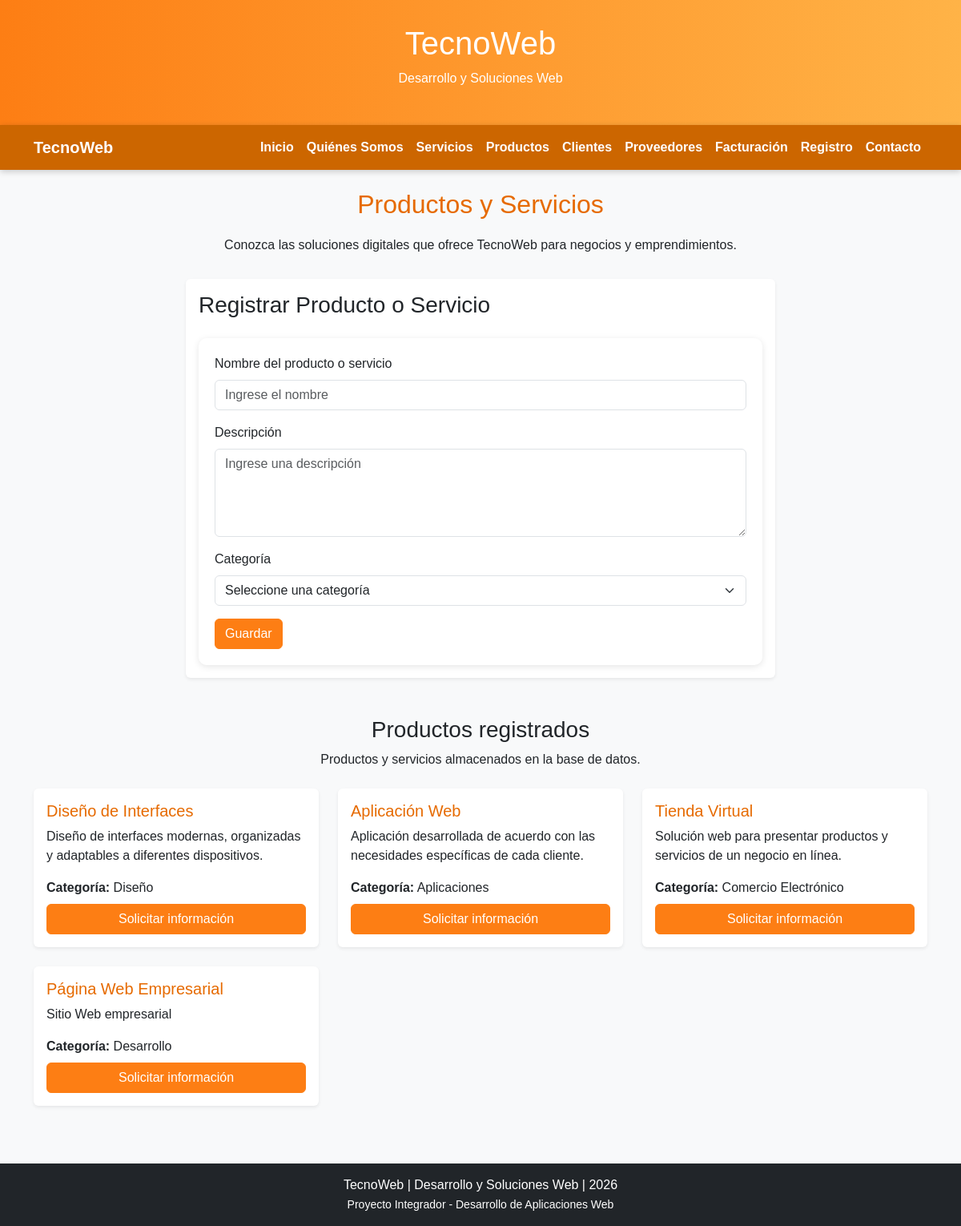
The page /productos on the database its author committed.
### tables this page shows
CREATE TABLE productos (
            id INTEGER PRIMARY KEY AUTOINCREMENT,
            nombre TEXT NOT NULL,
            descripcion TEXT NOT NULL,
            categoria TEXT NOT NULL
        );

### app.py (the view, shortened to what this page needs)
@app.route("/productos", methods=["GET", "POST"])
def productos():
    form = ProductoForm()
    conexion = conectar_bd()
    productos = conexion.execute(
        """
        SELECT
            id,
            nombre,
            descripcion,
            categoria
        FROM productos
        ORDER BY id DESC
        """
    ).fetchall()
    conexion.close()
    return render_template(
        "productos.html",
        productos=productos,
        form=form
    )

### forms/producto_form.py
class ProductoForm(FlaskForm):
    nombre = StringField(
        "Nombre del producto o servicio",
        validators=[
            DataRequired(message="El nombre es obligatorio."),
            Length(
                min=3,
                max=100,
                message="El nombre debe tener entre 3 y 100 caracteres."
            )
        ]
    )
    descripcion = TextAreaField(
        "Descripción",
        validators=[
            DataRequired(message="La descripción es obligatoria."),
            Length(
                min=10,
                max=300,
                message="La descripción debe tener entre 10 y 300 caracteres."
            )
        ]
    )
    categoria = SelectField(
        "Categoría",
        choices=[
            ("", "Seleccione una categoría"),
            ("Desarrollo", "Desarrollo"),
            ("Diseño", "Diseño"),
            ("Aplicaciones", "Aplicaciones")
        ],
        validators=[
            DataRequired(message="Debe seleccionar una categoría.")
        ]
    )
    submit = SubmitField("Guardar")

### app.py (called while the page is built)
def conectar_bd():
    conexion = sqlite3.connect("data/ferreteria.db")
    conexion.row_factory = sqlite3.Row
    return conexion

### templates/productos.html (shortened to what this page needs)
{% extends "base.html" %}
{% block content %}
<section class="mt-4">
    <div class="text-center mb-4">
        <h2>Productos y Servicios</h2>
        <p>
            Conozca las soluciones digitales que ofrece TecnoWeb
            para negocios y emprendimientos.
        </p>
    </div>
    <section class="mb-5">
        <div class="row">
            <div class="col-lg-8 mx-auto">
                <div class="card shadow-sm">
                    <div class="card-body">
                        <h3 class="mb-4">
                            Registrar Producto o Servicio
                        </h3>
                        <form method="POST">
                            <div class="mb-3">
                                {{ form.nombre.label(class="form-label") }}
                                {{ form.nombre(
                                    class="form-control",
                                    placeholder="Ingrese el nombre"
                                ) }}
                            </div>
                            <div class="mb-3">
                                {{ form.descripcion.label(class="form-label") }}
                                {{ form.descripcion(
                                    class="form-control",
                                    rows="4",
                                    placeholder="Ingrese una descripción"
                                ) }}
                            </div>
                            <div class="mb-3">
                                {{ form.categoria.label(class="form-label") }}
                                {{ form.categoria(
                                    class="form-select"
                                ) }}
                            </div>
                            <div>
                                {{ form.submit(
                                    class="btn btn-success"
                                ) }}
                            </div>
                        </form>
                    </div>
                </div>
            </div>
        </div>
    </section>
    <section>
        <div class="text-center mb-4">
            <h3>Productos registrados</h3>
            <p>
                Productos y servicios almacenados en la base de datos.
            </p>
        </div>
        <div class="row">
            {% for producto in productos %}
            <div class="col-md-6 col-lg-4 mb-4">
                <div class="card h-100 shadow-sm">
                    <div class="card-body d-flex flex-column">
                        <h5 class="card-title">
                            {{ producto.nombre }}
                        </h5>
                        <p class="card-text">
                            {{ producto.descripcion }}
                        </p>
                        <p class="mb-2">
                            <strong>Categoría:</strong>
                            {{ producto.categoria }}
                        </p>
                        <div class="mt-auto">
                            <a
                                href="{{ url_for('inicio') }}#registro"
                                class="btn btn-success w-100">
                                Solicitar información
                            </a>
                        </div>
                    </div>
                </div>
            </div>
            {% else %}
            <div class="col-12">
                <div class="alert alert-info text-center">
                    No hay productos registrados todavía.
                </div>
            </div>
            {% endfor %}
        </div>
    </section>
</section>
{% endblock %}

### templates/base.html (shortened to what this page needs)
<!DOCTYPE html>
<html lang="es">
<head>
    <link
        href="https://cdn.jsdelivr.net/npm/bootstrap@5.3.3/dist/css/bootstrap.min.css"
        rel="stylesheet">
    <link
        rel="stylesheet"
        href="{{ url_for('static', filename='css/style.css') }}">
</head>
<body>
    <header>
        <h1>TecnoWeb</h1>
        <p>
            Desarrollo y Soluciones Web
        </p>
    </header>
    {% include "components/navbar.html" %}
    <main class="container">
        {% block content %}
        {% endblock %}
    </main>
    {% include "components/footer.html" %}
</body>
</html>

### templates/components/navbar.html (shortened to what this page needs)
<nav class="navbar navbar-expand-lg navbar-dark bg-success sticky-top">
    <div class="container">
        <a class="navbar-brand fw-bold" href="{{ url_for('inicio') }}">
            TecnoWeb
        </a>
        <div class="collapse navbar-collapse" id="menu">
            <ul class="navbar-nav ms-auto">
                <li class="nav-item">
                    <a class="nav-link" href="{{ url_for('inicio') }}">
                        Inicio
                    </a>
                </li>
                <li class="nav-item">
                    <a class="nav-link" href="{{ url_for('inicio') }}#quienes-somos">
                        Quiénes Somos
                    </a>
                </li>
                <li class="nav-item">
                    <a class="nav-link" href="{{ url_for('inicio') }}#servicios">
                        Servicios
                    </a>
                </li>
                <li class="nav-item">
                    <a class="nav-link" href="{{ url_for('productos') }}">
                        Productos
                    </a>
                </li>
                <li class="nav-item">
                    <a class="nav-link" href="{{ url_for('clientes') }}">
                        Clientes
                    </a>
                </li>
                <li class="nav-item">
                    <a class="nav-link" href="{{ url_for('proveedores') }}">
                        Proveedores
                    </a>
                </li>
                <li class="nav-item">
                    <a class="nav-link" href="{{ url_for('facturacion') }}">
                        Facturación
                    </a>
                </li>
                <li class="nav-item">
                    <a class="nav-link" href="{{ url_for('inicio') }}#registro">
                        Registro
                    </a>
                </li>
                <li class="nav-item">
                    <a class="nav-link" href="{{ url_for('inicio') }}#contacto">
                        Contacto
                    </a>
                </li>
            </ul>
        </div>
    </div>
</nav>

### templates/components/footer.html
<footer class="mt-5">
    <div class="container text-center">
        <p class="mb-0">
            TecnoWeb | Desarrollo y Soluciones Web | 2026
        </p>
        <small>
            Proyecto Integrador - Desarrollo de Aplicaciones Web
        </small>
    </div>
</footer>

### static/css/style.css (style rules this page uses)
body { background-color: #f8f9fa; font-family: Arial, sans-serif; }
header { background: linear-gradient(90deg, #fd7e14, #ffb347); color: white; text-align: center; padding: 30px; }
.navbar { background-color: #cc6600 !important; box-shadow: 0 2px 8px rgba(0,0,0,0.2); }
.navbar-brand, .nav-link { color: white !important; font-weight: bold; }
section { margin-top: 30px; }
h2 { color: #e66a00; margin-bottom: 20px; }
.card { transition: transform 0.3s; box-shadow: 0 2px 8px rgba(0,0,0,0.15); border: none; }
.card-title { color: #e66a00; }
footer { background-color: #212529; color: white; text-align: center; padding: 15px; margin-top: 30px; }
.btn-success { background-color: #fd7e14 !important; border-color: #fd7e14 !important; }
form { background-color: white; padding: 20px; border-radius: 10px; box-shadow: 0 2px 8px rgba(0,0,0,0.1); }

### rows shown on the page
productos: nombre "Diseño de Interfaces", descripcion "Diseño de interfaces modernas, organizadas y adaptables a diferentes dispositivos.", categoria "Diseño"
productos: nombre "Aplicación Web", descripcion "Aplicación desarrollada de acuerdo con las necesidades específicas de cada cliente.", categoria "Aplicaciones"
productos: nombre "Tienda Virtual", descripcion "Solución web para presentar productos y servicios de un negocio en línea.", categoria "Comercio Electrónico"
productos: nombre "Página Web Empresarial", descripcion "Sitio Web empresarial", categoria "Desarrollo"
